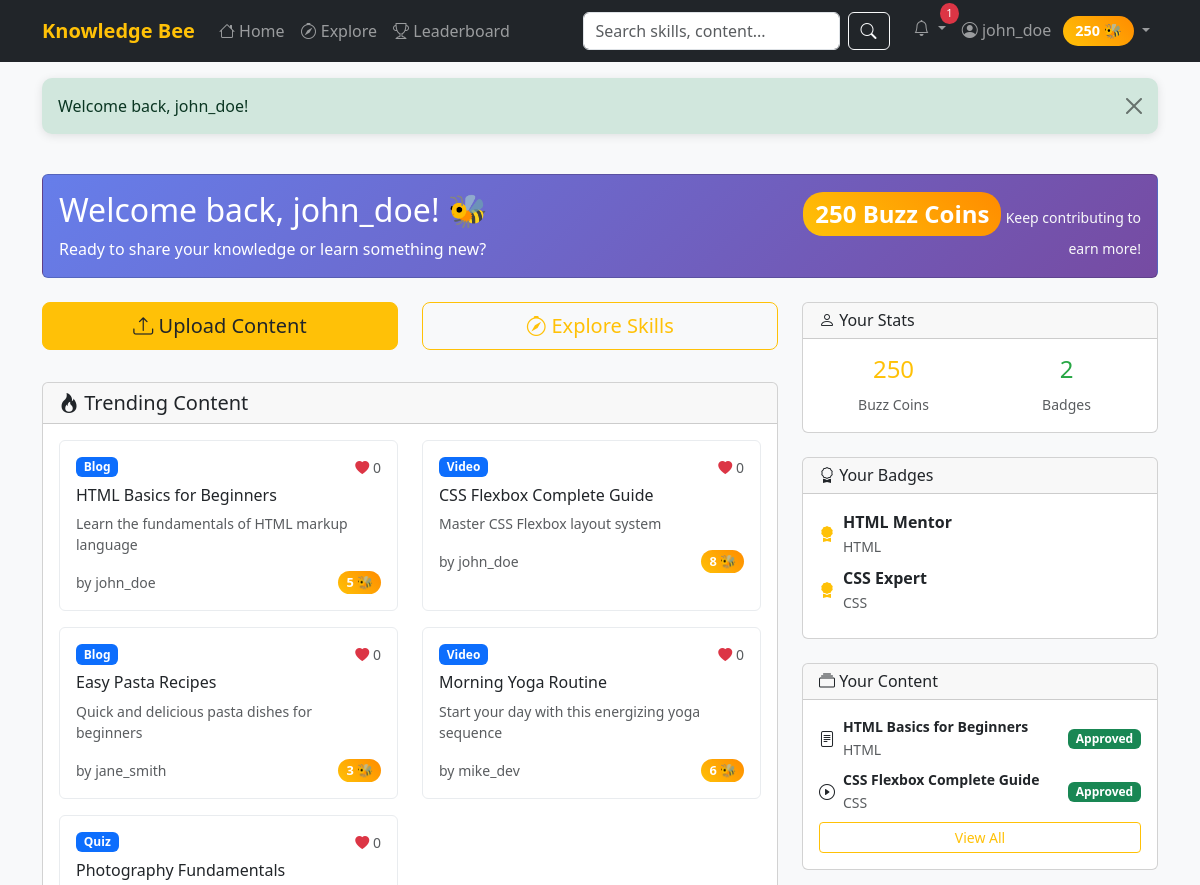
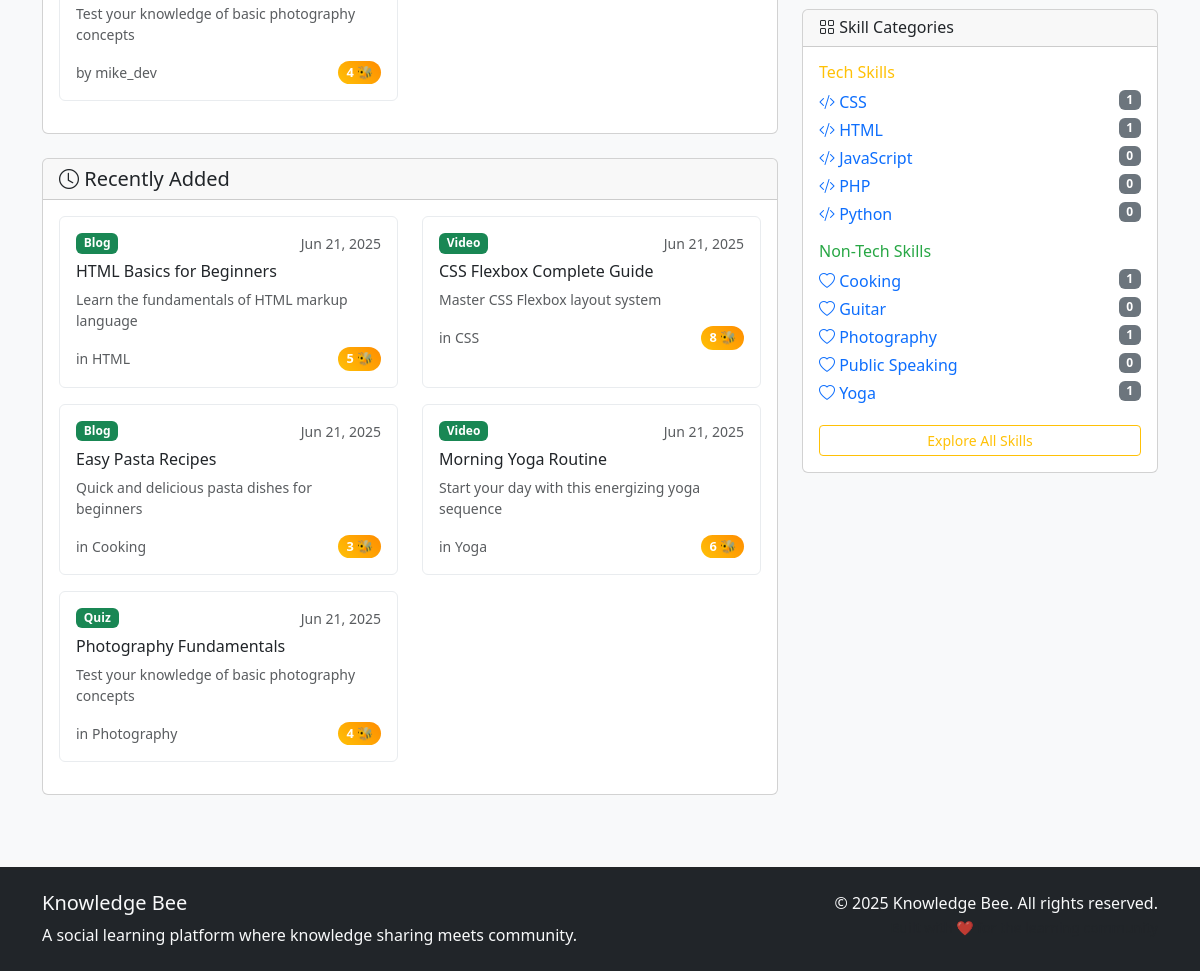
Page /pages/home.php (signed in) on the committed database (2 pictures, top to bottom).
### tables this page shows
CREATE TABLE users (
    id INT PRIMARY KEY AUTO_INCREMENT,
    username VARCHAR(50) UNIQUE NOT NULL,
    email VARCHAR(100) UNIQUE NOT NULL,
    password VARCHAR(255) NOT NULL,
    profile_pic VARCHAR(255) DEFAULT 'default.jpg',
    coins INT DEFAULT 100,
    bio TEXT,
    skills_teach TEXT,
    skills_learn TEXT,
    is_admin BOOLEAN DEFAULT FALSE,
    is_verified BOOLEAN DEFAULT FALSE,
    status ENUM('active', 'suspended', 'banned') DEFAULT 'active',
    created_at TIMESTAMP DEFAULT CURRENT_TIMESTAMP,
    updated_at TIMESTAMP DEFAULT CURRENT_TIMESTAMP ON UPDATE CURRENT_TIMESTAMP
);

CREATE TABLE content (
    id INT PRIMARY KEY AUTO_INCREMENT,
    user_id INT NOT NULL,
    skill_id INT NOT NULL,
    type ENUM('video', 'blog', 'quiz') NOT NULL,
    title VARCHAR(255) NOT NULL,
    description TEXT,
    content_data TEXT,
    coin_cost INT DEFAULT 0,
    likes INT DEFAULT 0,
    dislikes INT DEFAULT 0,
    views INT DEFAULT 0,
    status ENUM('pending', 'approved', 'flagged', 'hidden') DEFAULT 'pending',
    upload_date TIMESTAMP DEFAULT CURRENT_TIMESTAMP,
    FOREIGN KEY (user_id) REFERENCES users(id) ON DELETE CASCADE,
    FOREIGN KEY (skill_id) REFERENCES skills(id) ON DELETE CASCADE
);

CREATE TABLE skills (
    id INT PRIMARY KEY AUTO_INCREMENT,
    name VARCHAR(100) UNIQUE NOT NULL,
    category ENUM('tech', 'non-tech') NOT NULL,
    description TEXT,
    icon VARCHAR(255),
    is_banned BOOLEAN DEFAULT FALSE,
    created_at TIMESTAMP DEFAULT CURRENT_TIMESTAMP
);

CREATE TABLE badges (
    id INT PRIMARY KEY AUTO_INCREMENT,
    user_id INT NOT NULL,
    skill_id INT NOT NULL,
    badge_title VARCHAR(100) NOT NULL,
    badge_type ENUM('mentor', 'expert', 'contributor', 'verified') NOT NULL,
    earned_date TIMESTAMP DEFAULT CURRENT_TIMESTAMP,
    FOREIGN KEY (user_id) REFERENCES users(id) ON DELETE CASCADE,
    FOREIGN KEY (skill_id) REFERENCES skills(id) ON DELETE CASCADE
);

### pages/home.php (the view, shortened to what the rows shown need)
<?php
require_once '../includes/functions.php';
$user = getUserById($_SESSION['user_id']);
$techSkills = getAllSkills('tech');
$nonTechSkills = getAllSkills('non-tech');
$recentContent = $db->fetchAll("
    SELECT c.*, u.username, u.profile_pic, s.name as skill_name,
           (SELECT COUNT(*) FROM upvotes WHERE content_id = c.id AND vote_type = 'like') as likes_count
    FROM content c
    JOIN users u ON c.user_id = u.id
    JOIN skills s ON c.skill_id = s.id
    WHERE c.status = 'approved'
    ORDER BY c.upload_date DESC
    LIMIT 6
");
$trendingContent = $db->fetchAll("
    SELECT c.*, u.username, u.profile_pic, s.name as skill_name,
           (SELECT COUNT(*) FROM upvotes WHERE content_id = c.id AND vote_type = 'like') as likes_count
    FROM content c
    JOIN users u ON c.user_id = u.id
    JOIN skills s ON c.skill_id = s.id
    WHERE c.status = 'approved'
    ORDER BY likes_count DESC, c.upload_date DESC
    LIMIT 6
");
$userBadges = $db->fetchAll("
    SELECT b.*, s.name as skill_name
    FROM badges b
    JOIN skills s ON b.skill_id = s.id
    WHERE b.user_id = ?
    ORDER BY b.earned_date DESC
", [$_SESSION['user_id']]);
$userContent = getUserContent($_SESSION['user_id'], null, 3);
include '../templates/header.php';
?>
<div class="container">
    <div class="row mb-4">
        <div class="col-12">
            <div class="card bg-gradient-primary text-white">
                <div class="card-body">
                    <div class="row align-items-center">
                        <div class="col-md-8">
                            <h2 class="mb-2">Welcome back, <?php echo htmlspecialchars($user['username']); ?>! 🐝</h2>
                            <p class="mb-0">Ready to share your knowledge or learn something new?</p>
                        </div>
                        <div class="col-md-4 text-md-end">
                            <div class="coin-badge fs-4">
                                <?php echo $user['coins']; ?> Buzz Coins
                            </div>
                            <small class="text-light">Keep contributing to earn more!</small>
                        </div>
                    </div>
                </div>
            </div>
        </div>
    </div>
    <div class="row">
        <div class="col-lg-8">
            <div class="card mb-4">
                <div class="card-body">
                    <?php if ($trendingContent): ?>
                        <div class="row">
                            <?php foreach ($trendingContent as $content): ?>
                                <div class="col-md-6 mb-3">
                                    <div class="card content-card h-100">
                                        <div class="card-body">
                                            <div class="d-flex justify-content-between align-items-start mb-2">
                                                <span class="badge bg-primary"><?php echo ucfirst($content['type']); ?></span>
                                                <span class="text-muted small">
                                                    <i class="bi bi-heart-fill text-danger"></i> <?php echo $content['likes_count']; ?>
                                                </span>
                                            </div>
                                            <h6 class="card-title"><?php echo htmlspecialchars($content['title']); ?></h6>
                                            <p class="card-text small text-muted">
                                                <?php echo truncateText($content['description'], 80); ?>
                                            </p>
                                            <div class="d-flex justify-content-between align-items-center">
                                                <small class="text-muted">
                                                    by <?php echo htmlspecialchars($content['username']); ?>
                                                </small>
                                                <span class="coin-badge small">
                                                    <?php echo $content['coin_cost']; ?> 🐝
                                                </span>
                                            </div>
                                        </div>
                                    </div>
                                </div>
                            <?php endforeach; ?>
                        </div>
                    <?php else: ?>
                        <p class="text-muted text-center">No trending content yet. Be the first to upload!</p>
                    <?php endif; ?>
                </div>
            </div>
            <div class="card">
                <div class="card-body">
                    <?php if ($recentContent): ?>
                        <div class="row">
                            <?php foreach ($recentContent as $content): ?>
                                <div class="col-md-6 mb-3">
                                    <div class="card content-card h-100">
                                        <div class="card-body">
                                            <div class="d-flex justify-content-between align-items-start mb-2">
                                                <span class="badge bg-success"><?php echo ucfirst($content['type']); ?></span>
                                                <span class="text-muted small">
                                                    <?php echo formatDate($content['upload_date']); ?>
                                                </span>
                                            </div>
                                            <h6 class="card-title"><?php echo htmlspecialchars($content['title']); ?></h6>
                                            <p class="card-text small text-muted">
                                                <?php echo truncateText($content['description'], 80); ?>
                                            </p>
                                            <div class="d-flex justify-content-between align-items-center">
                                                <small class="text-muted">
                                                    in <?php echo htmlspecialchars($content['skill_name']); ?>
                                                </small>
                                                <span class="coin-badge small">
                                                    <?php echo $content['coin_cost']; ?> 🐝
                                                </span>
                                            </div>
                                        </div>
                                    </div>
                                </div>
                            <?php endforeach; ?>
                        </div>
                    <?php else: ?>
                        <p class="text-muted text-center">No recent content. Start exploring!</p>
                    <?php endif; ?>
                </div>
            </div>
        </div>
        <div class="col-lg-4">
            <div class="card mb-4">
                <div class="card-body">
                    <div class="row text-center">
                        <div class="col-6">
                            <div class="h4 text-primary"><?php echo $user['coins']; ?></div>
                            <small class="text-muted">Buzz Coins</small>
                        </div>
                    </div>
                </div>
            </div>
            <?php if ($userBadges): ?>
                <div class="card mb-4">
                    <div class="card-body">
                        <?php foreach ($userBadges as $badge): ?>
                            <div class="d-flex align-items-center mb-2">
                                <i class="bi bi-award-fill text-warning me-2"></i>
                                <div>
                                    <div class="fw-bold"><?php echo htmlspecialchars($badge['badge_title']); ?></div>
                                    <small class="text-muted"><?php echo htmlspecialchars($badge['skill_name']); ?></small>
                                </div>
                            </div>
                        <?php endforeach; ?>
                    </div>
                </div>
            <?php endif; ?>
            <?php if ($userContent): ?>
                <div class="card mb-4">
                    <div class="card-body">
                        <?php foreach ($userContent as $content): ?>
                            <div class="d-flex align-items-center mb-2">
                                <i class="bi bi-<?php echo $content['type'] === 'video' ? 'play-circle' : ($content['type'] === 'quiz' ? 'question-circle' : 'file-text'); ?> me-2"></i>
                                <div class="flex-grow-1">
                                    <div class="fw-bold small"><?php echo htmlspecialchars($content['title']); ?></div>
                                    <small class="text-muted"><?php echo htmlspecialchars($content['skill_name']); ?></small>
                                </div>
                                <span class="badge bg-<?php echo $content['status'] === 'approved' ? 'success' : 'warning'; ?>">
                                    <?php echo ucfirst($content['status']); ?>
                                </span>
                            </div>
                        <?php endforeach; ?>
                    </div>
                </div>
            <?php endif; ?>
            <div class="card">
                <div class="card-body">
                    <div class="mb-3">
                        <h6 class="text-primary">Tech Skills</h6>
                        <?php foreach (array_slice($techSkills, 0, 5) as $skill): ?>
                            <a href="skill.php?id=<?php echo $skill['id']; ?>" class="d-block text-decoration-none mb-1">
                                <i class="bi bi-code-slash"></i> <?php echo htmlspecialchars($skill['name']); ?>
                                <span class="badge bg-secondary float-end"><?php echo $skill['content_count']; ?></span>
                            </a>
                        <?php endforeach; ?>
                    </div>
                    <div>
                        <h6 class="text-success">Non-Tech Skills</h6>
                        <?php foreach (array_slice($nonTechSkills, 0, 5) as $skill): ?>
                            <a href="skill.php?id=<?php echo $skill['id']; ?>" class="d-block text-decoration-none mb-1">
                                <i class="bi bi-heart"></i> <?php echo htmlspecialchars($skill['name']); ?>
                                <span class="badge bg-secondary float-end"><?php echo $skill['content_count']; ?></span>
                            </a>
                        <?php endforeach; ?>
                    </div>
                </div>
            </div>
        </div>
    </div>
</div>
<?php include '../templates/footer.php'; ?>

### templates/header.php (shortened to what the rows shown need)
<!DOCTYPE html>
<html lang="en">
<head>
    <link href="https://cdn.jsdelivr.net/npm/bootstrap@5.3.0/dist/css/bootstrap.min.css" rel="stylesheet">
    <link href="https://cdn.jsdelivr.net/npm/bootstrap-icons@1.10.0/font/bootstrap-icons.css" rel="stylesheet">
    <link href="../assets/css/style.css" rel="stylesheet">
</head>
<body>
    <nav class="navbar navbar-expand-lg navbar-dark bg-dark">
        <div class="container">
            <div class="collapse navbar-collapse" id="navbarNav">
                <ul class="navbar-nav">
                    <?php if (isLoggedIn()): ?>
                        <li class="nav-item dropdown">
                            <a class="nav-link dropdown-toggle position-relative" href="#" id="notificationsDropdown"
                               role="button" data-bs-toggle="dropdown">
                                <i class="bi bi-bell"></i>
                                <?php
                                $unreadCount = getUnreadNotificationCount($_SESSION['user_id']);
                                if ($unreadCount > 0):
                                ?>
                                    <span class="notification-badge"><?php echo $unreadCount; ?></span>
                                <?php endif; ?>
                            </a>
                        </li>
                        <li class="nav-item dropdown">
                            <a class="nav-link dropdown-toggle" href="#" id="userDropdown" role="button" data-bs-toggle="dropdown">
                                <i class="bi bi-person-circle"></i> <?php echo htmlspecialchars($_SESSION['username']); ?>
                                <span class="coin-badge ms-2"><?php echo getUserCoins($_SESSION['user_id']); ?> 🐝</span>
                            </a>
                        </li>
                    <?php endif; ?>
                </ul>
            </div>
        </div>
    </nav>
    <main class="py-4">

### rows in the picture
users: coins "250", username "john_doe"
content: type "Blog", likes_count "0", title "HTML Basics for Beginners", description "Learn the fundamentals of HTML markup language", user.username "john_doe", coin_cost "5", upload_date "Jun 21, 2025", skill.name "HTML", status "Approved"
content: type "Video", likes_count "0", title "CSS Flexbox Complete Guide", description "Master CSS Flexbox layout system", user.username "john_doe", coin_cost "8", upload_date "Jun 21, 2025", skill.name "CSS", status "Approved"
content: type "Blog", likes_count "0", title "Easy Pasta Recipes", description "Quick and delicious pasta dishes for beginners", user.username "jane_smith", coin_cost "3", upload_date "Jun 21, 2025", skill.name "Cooking"
content: type "Video", likes_count "0", title "Morning Yoga Routine", description "Start your day with this energizing yoga sequence", user.username "mike_dev", coin_cost "6", upload_date "Jun 21, 2025", skill.name "Yoga"
content: type "Quiz", likes_count "0", title "Photography Fundamentals", description "Test your knowledge of basic photography concepts", user.username "mike_dev", coin_cost "4", upload_date "Jun 21, 2025", skill.name "Photography"
badges: badge_title "HTML Mentor", skill.name "HTML"
badges: badge_title "CSS Expert", skill.name "CSS"
skills: name "CSS", content_count "1"
skills: name "HTML", content_count "1"
skills: name "JavaScript", content_count "0"
skills: name "PHP", content_count "0"
skills: name "Python", content_count "0"
skills: name "Cooking", content_count "1"
skills: name "Guitar", content_count "0"
skills: name "Photography", content_count "1"
skills: name "Public Speaking", content_count "0"
skills: name "Yoga", content_count "1"

### other values in the picture
$unreadCount "1"
$_SESSION['username'] "john_doe"
$flash['message'] "Welcome back, john_doe!"
count($userBadges) "2"
